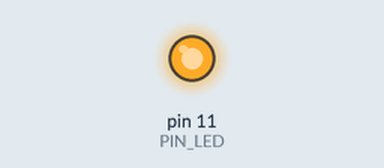
Simulated run of this sketch. Board: Arduino Uno, built with avr-gcc and run on an emulated ATmega328P. On the bench: output pins drawn as LEDs (lit = HIGH).

Above: at 0.7 s.
At 32.2 s:
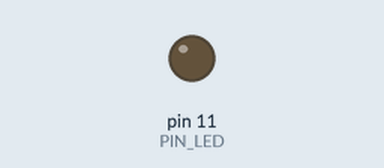
Timing chart, 0 to 35.1 s (numbered marks = the images above):
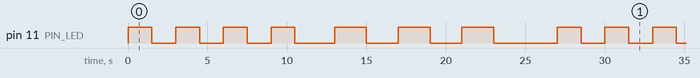

Measured:
- by itself, pin 11 (PIN_LED): repeats every 27.0 s: 3 × (LOW 1.5 s, HIGH 1.5 s), LOW 2.5 s, 2 × (HIGH 2.0 s, LOW 2.0 s), HIGH 2.0 s, LOW 4.0 s, HIGH 1.5 s
- by itself, everything shown: repeats every 27.0 s, in 14 steps

The sketch:

aula06_atvd01.ino
```cpp
/* Definicao do pino PB3 para o led externo.                  */
/* Por ser um valor constante, pode-se utilizar #define       */

/* Considerando sistemas embarcados, eh preferivel definir    */
/* constantes e definicoes no inicio do codigo, para facilitar*/
/* eventuais trocas posteriores                               */

#define PIN_LED PB3

void setup()
{
  /* Configuracao do pino PIN_LED como saida digital, */
  /* DDRB = Data Direction Register B                 */
  DDRB |= (1 << PIN_LED);
}

void loop()
{
  /* Chama a funcao piscaLed, que devera realizar 3 */
  /* piscadas, com intervalo de 1.5s entre acender  */
  /* e apagar.                                      */
  piscaLed(3, 1500);

  /* Deixa o core ocioso por 1s                     */
  delay(1000);

  /* Chama a funcao piscaLed, que deve realizar 2   */
  /* piscadas, com intervalo de 2s entre acender e  */
  /* apagar.                                        */
  piscaLed(2, 2000);

  /*Deixa o core ocioso por 2s                      */
  delay(2000);
}

//////////////////////////////////////////////
/*             FUNCOES GERAIS               */
//////////////////////////////////////////////


/* A funcao piscaLed recebe a quantidade de piscadas */
/* que o uC ira realizar em um laço, assim como o    */
/* tempo de delay entre as piscadas.                 */
void piscaLed(int num_blink, int delay_time)
{

  for (int i = 0; i <= num_blink; i++)
  {
    /* Define PIN_LED para nivel logico alto */
    PORTB |= (1 << PIN_LED);

    /* Faz o core aguardar um tempo delay_time (ms) */
    delay(delay_time);

    /* Define PIN_LED para nivel logico baixo */
    PORTB &= ~(1 << PIN_LED);

    /* Faz o core aguardar um tempo delay_time (ms) */
    delay(delay_time);
  }
}
```
